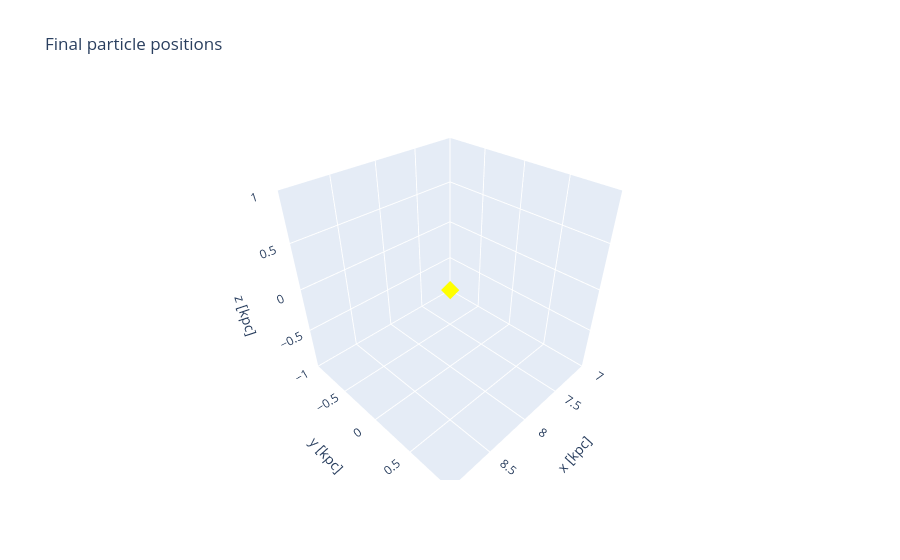

The cell this chart's notebook holds for it:
### Code cell
import plotly.graph_objects as go

fig = go.Figure(data=[
    go.Scatter3d(
        x=pos_f[bound, 0],  y=pos_f[bound, 1],  z=pos_f[bound, 2],
        mode='markers', marker=dict(size=1, color='limegreen', opacity=0.5),
        name=f'Bound ({bound.sum()})'
    ),
    go.Scatter3d(
        x=pos_f[~bound, 0], y=pos_f[~bound, 1], z=pos_f[~bound, 2],
        mode='markers', marker=dict(size=1, color='crimson', opacity=0.3),
        name=f'Unbound ({(~bound).sum()})'
    ),
    go.Scatter3d(
        x=[solar_pos[0]], y=[solar_pos[1]], z=[solar_pos[2]],
        mode='markers', marker=dict(size=6, color='yellow', symbol='diamond'),
        name='Sun'
    )
])

fig.update_layout(
    scene=dict(xaxis_title='x [kpc]', yaxis_title='y [kpc]', zaxis_title='z [kpc]'),
    title='Final particle positions'
)
fig.show()

### Figure 1 — Plotly figure (JSON) as saved in the notebook; plotly's stock layout.template omitted (floating-point values rounded to 4 significant figures)
{"data": [{"marker": {"color": "limegreen", "opacity": 0.5, "size": 1}, "mode": "markers", "name": "Bound (0)", "type": "scatter3d", "x": [], "y": [], "z": []}, {"marker": {"color": "crimson", "opacity": 0.3, "size": 1}, "mode": "markers", "name": "Unbound (0)", "type": "scatter3d", "x": [], "y": [], "z": []}, {"marker": {"color": "yellow", "size": 6, "symbol": "diamond"}, "mode": "markers", "name": "Sun", "type": "scatter3d", "x": [8], "y": [0], "z": [0]}], "layout": {"scene": {"xaxis": {"title": {"text": "x [kpc]"}}, "yaxis": {"title": {"text": "y [kpc]"}}, "zaxis": {"title": {"text": "z [kpc]"}}}, "title": {"text": "Final particle positions"}}}
